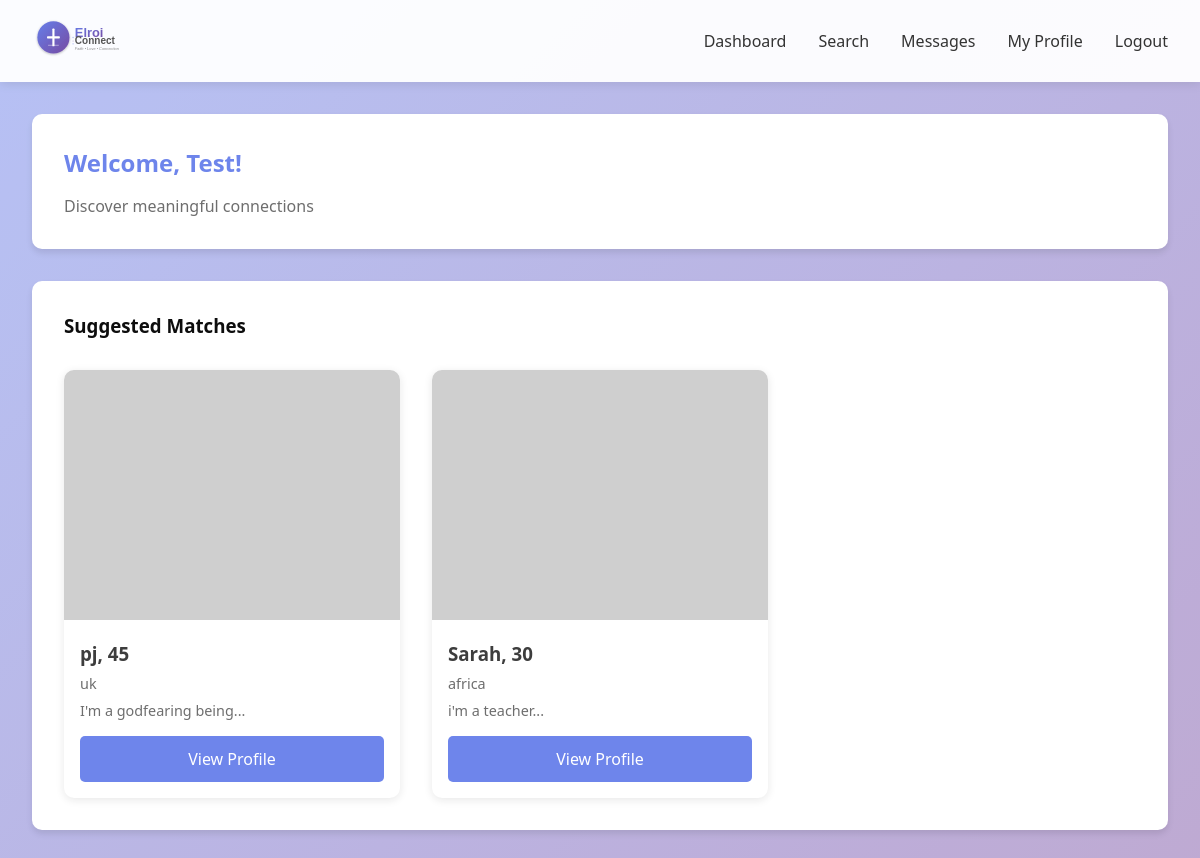
Page /dashboard (signed in) on the committed database.
### app.py (models this page shows)
class User(db.Model):
    id = db.Column(db.Integer, primary_key=True)
    email = db.Column(db.String(120), unique=True, nullable=False)
    password_hash = db.Column(db.String(200), nullable=False)
    first_name = db.Column(db.String(50), nullable=False)
    last_name = db.Column(db.String(50), nullable=False)
    gender = db.Column(db.String(20), nullable=False)
    date_of_birth = db.Column(db.Date, nullable=False)
    bio = db.Column(db.Text)
    profile_photo = db.Column(db.String(200))
    location = db.Column(db.String(100))
    denomination = db.Column(db.String(100))
    interests = db.Column(db.Text)
    looking_for = db.Column(db.String(50))
    created_at = db.Column(db.DateTime, default=datetime.utcnow)
    is_active = db.Column(db.Boolean, default=True)
    videos_watched = db.Column(db.Integer, default=0)
    sent_messages = db.relationship('Message', foreign_keys='Message.sender_id', backref='sender', lazy='dynamic')
    received_messages = db.relationship('Message', foreign_keys='Message.receiver_id', backref='receiver', lazy='dynamic')

### app.py (the view)
@app.route('/dashboard')
@login_required
def dashboard():
    user = User.query.get(session['user_id'])
    if user.gender == 'Male':
        matches = User.query.filter_by(gender='Female', is_active=True).filter(User.id != user.id).limit(10).all()
    else:
        matches = User.query.filter_by(gender='Male', is_active=True).filter(User.id != user.id).limit(10).all()
    return render_template('dashboard.html', user=user, matches=matches, now=datetime.now())

### app.py (called while the page is built)
def login_required(f):
    @wraps(f)
    def decorated_function(*args, **kwargs):
        if 'user_id' not in session:
            flash('Please log in to access this page.', 'warning')
            return redirect(url_for('login'))
        return f(*args, **kwargs)
    return decorated_function

### templates/dashboard.html
{% extends "base.html" %}
{% block content %}
<div class="card">
    <h2 style="color: #667eea; margin-bottom: 1rem;">Welcome, {{ user.first_name }}!</h2>
    <p style="color: #666;">Discover meaningful connections</p>
</div>
<div class="card">
    <h3 style="margin-bottom: 1.5rem;">Suggested Matches</h3>
    <div class="profile-grid">
        {% for match in matches %}
        <div class="profile-card">
            {% if match.profile_photo %}
            <img src="{{ url_for('static', filename='uploads/' + match.profile_photo) }}" alt="{{ match.first_name }}">
            {% else %}
            <img src="https://via.placeholder.com/250x250?text={{ match.first_name[0] }}" alt="{{ match.first_name }}">
            {% endif %}
            <div class="profile-card-content">
                <h3>{{ match.first_name }}, {{ (now.year - match.date_of_birth.year) if match.date_of_birth else 'N/A' }}</h3>
                <p>{{ match.location or 'Location not specified' }}</p>
                <p style="margin-top: 0.5rem;">{{ match.bio[:100] if match.bio else 'No bio yet' }}...</p>
                <a href="{{ url_for('view_profile', user_id=match.id) }}" class="btn btn-primary" style="width: 100%; margin-top: 1rem; text-align: center;">View Profile</a>
            </div>
        </div>
        {% else %}
        <p>No matches available at the moment.</p>
        {% endfor %}
    </div>
</div>
{% endblock %}

### templates/base.html (style rules this page uses)
* { margin: 0; padding: 0; box-sizing: border-box; }
body { font-family: 'Segoe UI', Tahoma, Geneva, Verdana, sans-serif; background: linear-gradient(135deg, rgba(102, 126, 234, 0.5) 0%, rgba(118, 75, 162, 0.5) 100%), url('https://images.unsplash.com/photo-1522673607200-164d1b6ce486?q=80&w=2070') center/cover no-repeat fixed; min-height: 100vh; position: relative; }
body::before { content: ''; position: fixed; top: 0; left: 0; width: 100%; height: 100%; background: rgba(255, 255, 255, 0.05); pointer-events: none; z-index: 0; }
.card { background: white; border-radius: 10px; padding: 2rem; box-shadow: 0 4px 6px rgba(0,0,0,0.1); margin-bottom: 2rem; }
.btn { padding: 0.75rem 1.5rem; border: none; border-radius: 5px; cursor: pointer; font-size: 1rem; transition: all 0.3s; text-decoration: none; display: inline-block; }
.btn-primary { background: #667eea; color: white; }
.profile-grid { display: grid; grid-template-columns: repeat(auto-fill, minmax(250px, 1fr)); gap: 2rem; margin-top: 2rem; }
.profile-card { background: white; border-radius: 10px; overflow: hidden; box-shadow: 0 2px 8px rgba(0,0,0,0.1); transition: transform 0.3s; }
.profile-card img { width: 100%; height: 250px; object-fit: cover; }
.profile-card-content { padding: 1rem; }
.profile-card h3 { margin-bottom: 0.5rem; color: #333; }
.profile-card p { color: #666; font-size: 0.9rem; }

### rows in the picture
User: first_name "Test"
User: first_name "pj", date_of_birth "45", location "uk", bio "I'm a godfearing being"
User: first_name "Sarah", date_of_birth "30", location "africa", bio "i'm a teacher"
